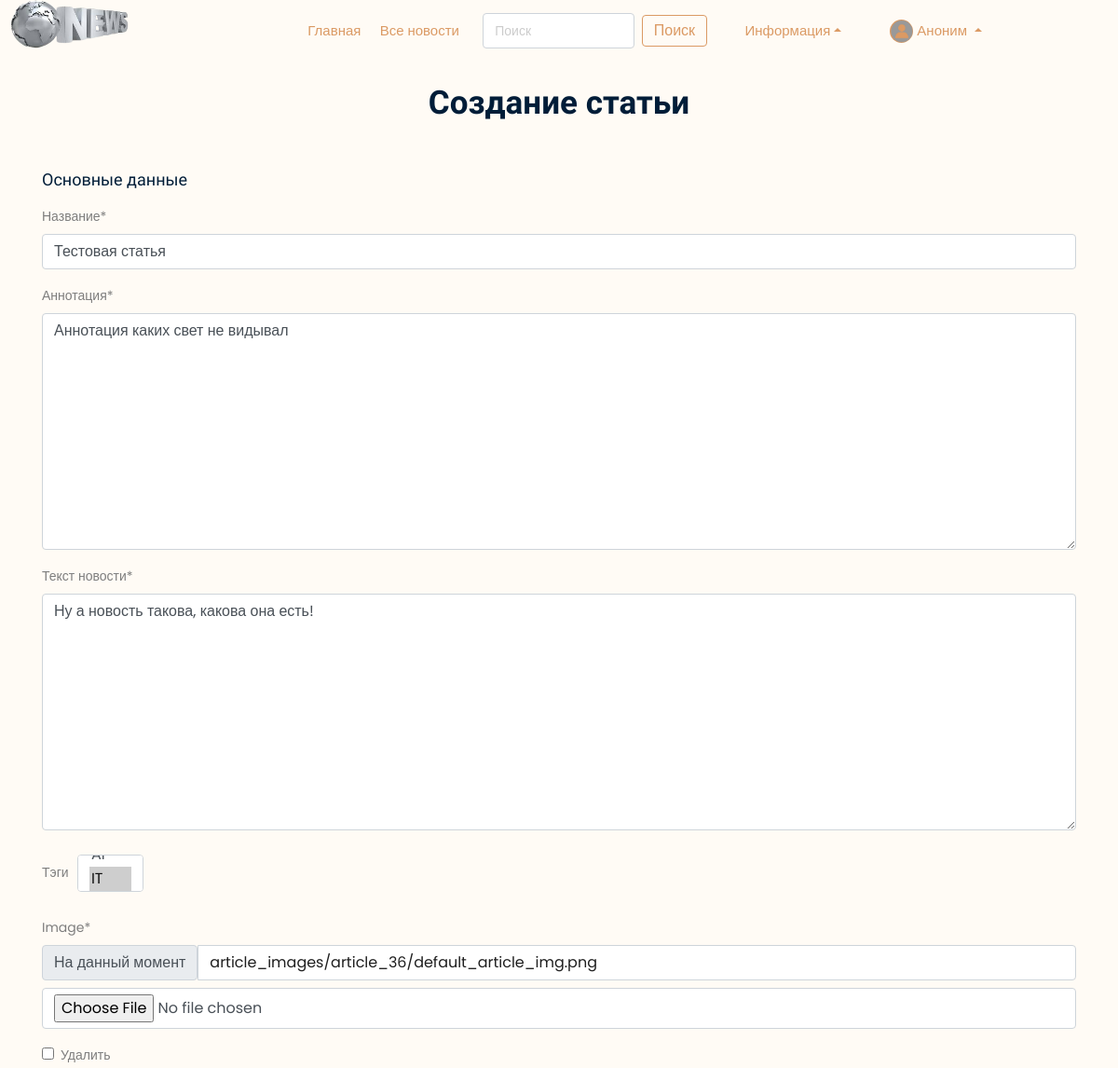
The app's page /news/update/36 (upper part), older data.
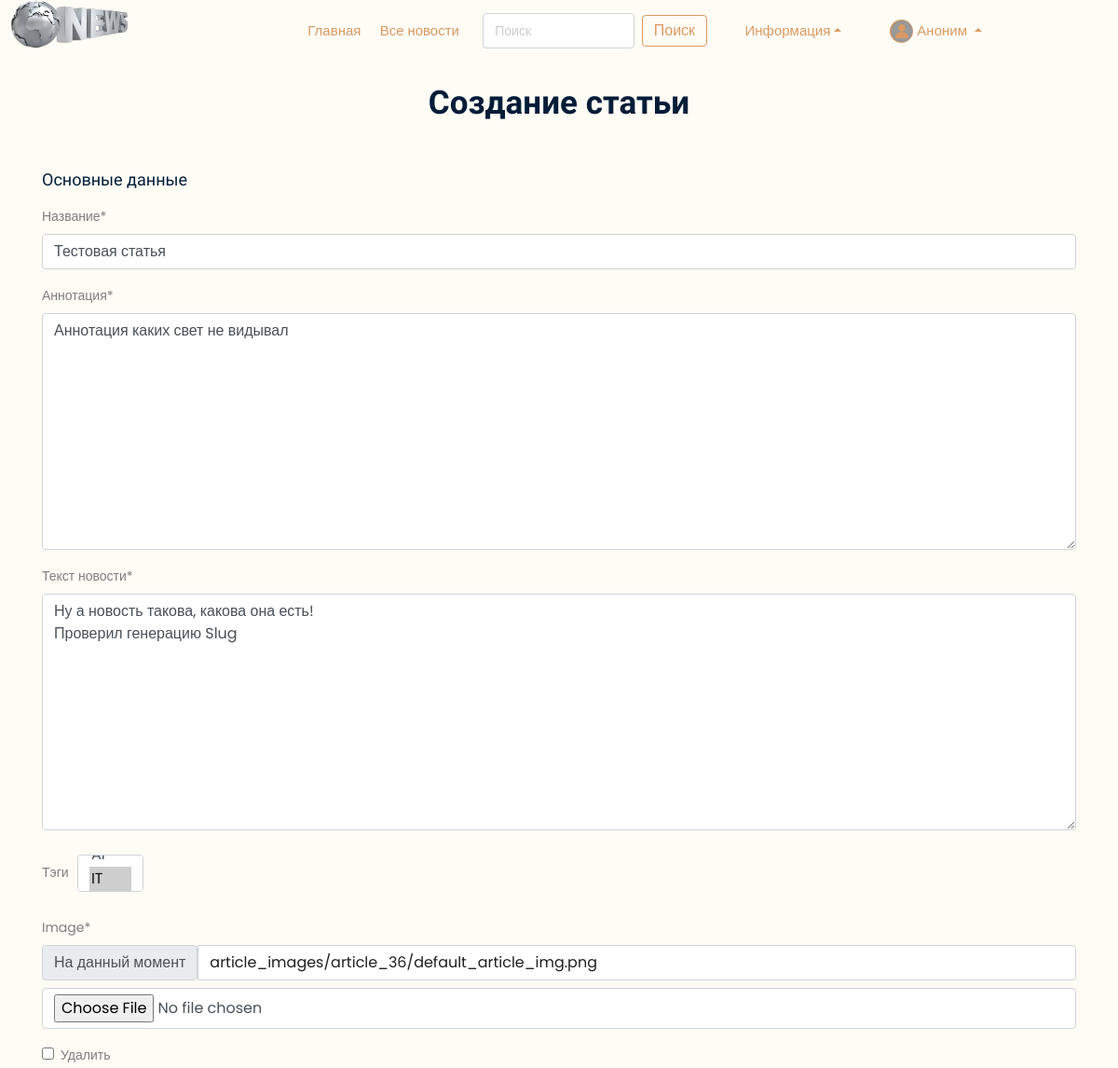
The same page, newer data.
### news/models.py (models this page shows, shortened)
class Article(models.Model):
    categories = [('IT', 'IT'),
                  ('MATH', 'Mathematic'),
                  ('AI', 'AI')]
    author = models.ForeignKey(User, on_delete=models.SET_NULL, null=True, verbose_name='Автор')    # Если пользователь удалится, то данное поле будет NULL
    title = models.CharField('Название', max_length=50, validators=[MinLengthValidator(10), MaxLengthValidator(50)])
    anouncement = models.TextField('Аннотация', max_length=250, validators=[MinLengthValidator(10), MaxLengthValidator(250)])
    text = models.TextField('Текст новости', validators=[MinLengthValidator(30), MaxLengthValidator(1500)])
    date = models.DateTimeField('Дата публикации', auto_created=True)
    date_edit = models.DateTimeField('Дата редактирования', auto_now=True)
    category = models.CharField(choices=categories, max_length=20, verbose_name='Категории')
    tags = models.ManyToManyField(to=Tag, blank=True, verbose_name='Тэги')    # blank - разрешаем полю быть пустым
    slug = models.SlugField()
    objects = models.Manager()
    published = PublishedToday()
    status = models.BooleanField(default=False, verbose_name='Опубликовано')    # Автор добавляет новость и по-умолчанию она не публикуется. Модетатор должен подтвердить публикацию - True
    class Meta:
        ordering = ['date', 'title']    # Порядок сортировки
        verbose_name = 'Новость'
        verbose_name_plural = 'Новости'

class Tag(models.Model):
    title = models.CharField(max_length=80, verbose_name='Название')
    status = models.BooleanField(default=True, verbose_name='Статус')
    def __str__(self):
        return self.title
    class Meta:
        ordering = ['title', 'status']
        verbose_name = 'Тэг'
        verbose_name_plural = 'Тэги'

### news/views.py (the view, shortened to what this page needs)
# urls.py: path('update/<int:pk>', views.ArticleUpdateView.as_view(), name='news_update'),
class ArticleUpdateView(UpdateView):
    model = Article
    template_name = 'news/create_article.html'
    fields = ['title', 'anouncement', 'text', 'tags']
    def get_context_data(self, **kwargs):
        context = super(ArticleUpdateView, self).get_context_data(**kwargs)
        current_object = self.object
        images = Image.objects.filter(article=current_object)
        context['image_form'] = ImagesFormSet(instance=current_object)
        return context

### news/templates/news/create_article.html (shortened to what this page needs)
{% extends 'main/base_template.html' %}
{% load static %}
{% load bootstrap5 %}
{% load crispy_forms_tags %}
{% block content %}
<div class="Delicious_area">
    <div class="container">
        <div class="row">
            <div class="col-xl-12">
                <div class="section_title text-center mb-50">
                    <h3>Создание статьи</h3>
                </div>
            </div>
        </div>
    </div>
    <div class="container">
        <div class="row me-5">
            <div class="col-md-12 col-lg-12">
                <h4 class="mb-3">Основные данные</h4>
                <form class="needs-validation" novalidate="" method="post"  enctype="multipart/form-data">
                    {{ form|crispy }}
                    {{ image_form|crispy }}
                </form>
            </div>
        </div>
    </div>
</div>
{% endblock %}

Row changes from the older to the newer data that the page shows:
changed Article "Аннотация каких свет не видывал": text "Ну а новость такова, какова она есть!" → "Ну а новость такова, какова она есть! Проверил генерацию Slug"
